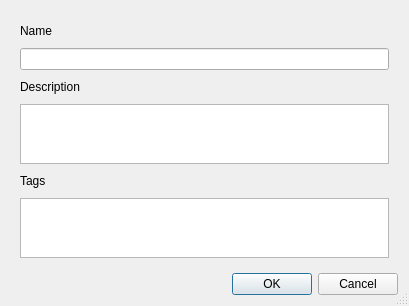
<?xml version="1.0" encoding="UTF-8"?>
<ui version="4.0">
 <class>editPatchDialog</class>
 <widget class="QDialog" name="editPatchDialog">
  <property name="windowModality">
   <enum>Qt::WindowModality::ApplicationModal</enum>
  </property>
  <property name="geometry">
   <rect>
    <x>0</x>
    <y>0</y>
    <width>409</width>
    <height>306</height>
   </rect>
  </property>
  <property name="minimumSize">
   <size>
    <width>0</width>
    <height>0</height>
   </size>
  </property>
  <property name="windowTitle">
   <string>Edit Patch</string>
  </property>
  <property name="styleSheet">
   <string notr="true">QTreeView {
	background-color: white;
	color: black;
}</string>
  </property>
  <property name="sizeGripEnabled">
   <bool>true</bool>
  </property>
  <property name="modal">
   <bool>true</bool>
  </property>
  <layout class="QVBoxLayout" name="verticalLayout">
   <item>
    <widget class="QWidget" name="widget" native="true">
     <property name="sizePolicy">
      <sizepolicy hsizetype="Preferred" vsizetype="Minimum">
       <horstretch>0</horstretch>
       <verstretch>0</verstretch>
      </sizepolicy>
     </property>
     <layout class="QVBoxLayout" name="verticalLayout_2">
      <item>
       <widget class="QLabel" name="label_2">
        <property name="text">
         <string>Name</string>
        </property>
       </widget>
      </item>
      <item>
       <widget class="QLineEdit" name="inputName">
        <property name="maxLength">
         <number>6</number>
        </property>
       </widget>
      </item>
      <item>
       <widget class="QLabel" name="label_3">
        <property name="text">
         <string>Description</string>
        </property>
       </widget>
      </item>
      <item>
       <widget class="QPlainTextEdit" name="inputDescription">
        <property name="maximumSize">
         <size>
          <width>16777215</width>
          <height>60</height>
         </size>
        </property>
        <property name="tabChangesFocus">
         <bool>true</bool>
        </property>
       </widget>
      </item>
      <item>
       <widget class="QLabel" name="label_4">
        <property name="text">
         <string>Tags</string>
        </property>
       </widget>
      </item>
      <item>
       <widget class="QPlainTextEdit" name="inputTags">
        <property name="maximumSize">
         <size>
          <width>16777215</width>
          <height>60</height>
         </size>
        </property>
        <property name="tabChangesFocus">
         <bool>true</bool>
        </property>
       </widget>
      </item>
     </layout>
    </widget>
   </item>
   <item>
    <widget class="QDialogButtonBox" name="buttonBox">
     <property name="orientation">
      <enum>Qt::Orientation::Horizontal</enum>
     </property>
     <property name="standardButtons">
      <set>QDialogButtonBox::StandardButton::Cancel|QDialogButtonBox::StandardButton::Ok</set>
     </property>
    </widget>
   </item>
  </layout>
 </widget>
 <resources/>
 <connections>
  <connection>
   <sender>buttonBox</sender>
   <signal>accepted()</signal>
   <receiver>editPatchDialog</receiver>
   <slot>accept()</slot>
   <hints>
    <hint type="sourcelabel">
     <x>248</x>
     <y>254</y>
    </hint>
    <hint type="destinationlabel">
     <x>157</x>
     <y>274</y>
    </hint>
   </hints>
  </connection>
  <connection>
   <sender>buttonBox</sender>
   <signal>rejected()</signal>
   <receiver>editPatchDialog</receiver>
   <slot>reject()</slot>
   <hints>
    <hint type="sourcelabel">
     <x>316</x>
     <y>260</y>
    </hint>
    <hint type="destinationlabel">
     <x>286</x>
     <y>274</y>
    </hint>
   </hints>
  </connection>
 </connections>
</ui>
